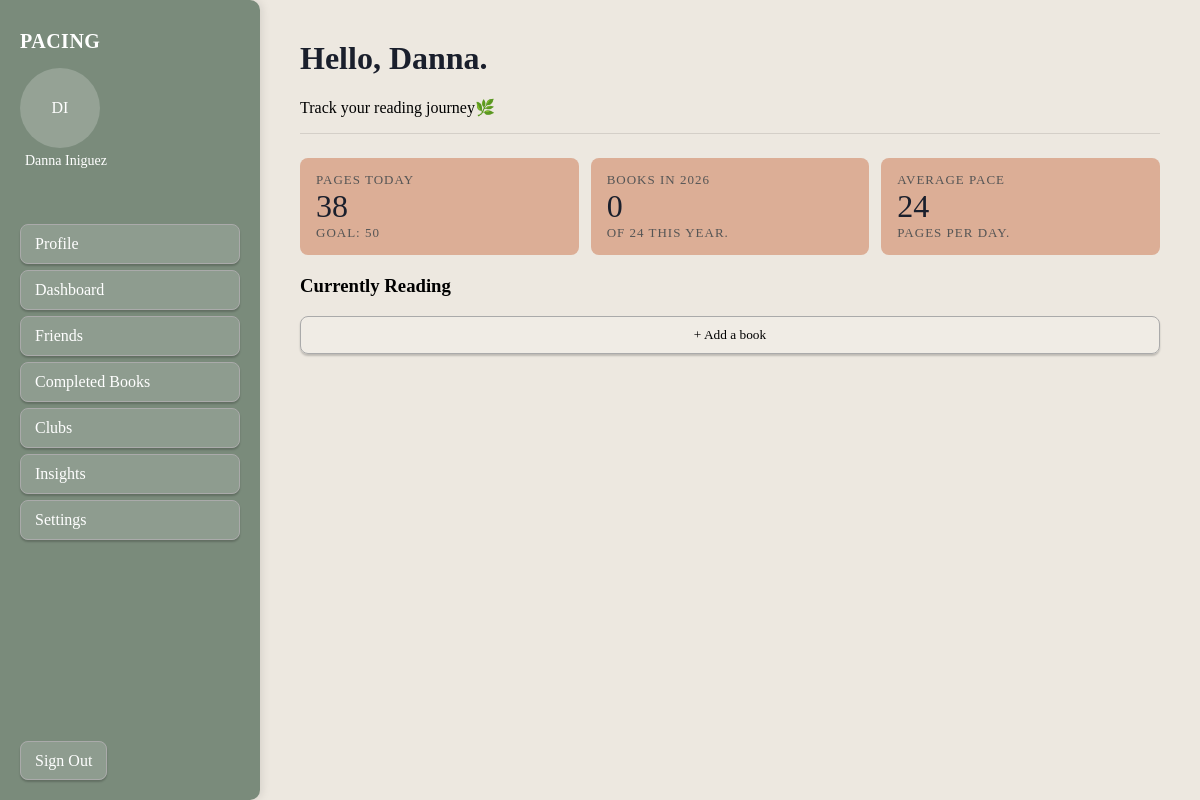
Page /dashboard (signed in) on the earlier database version.
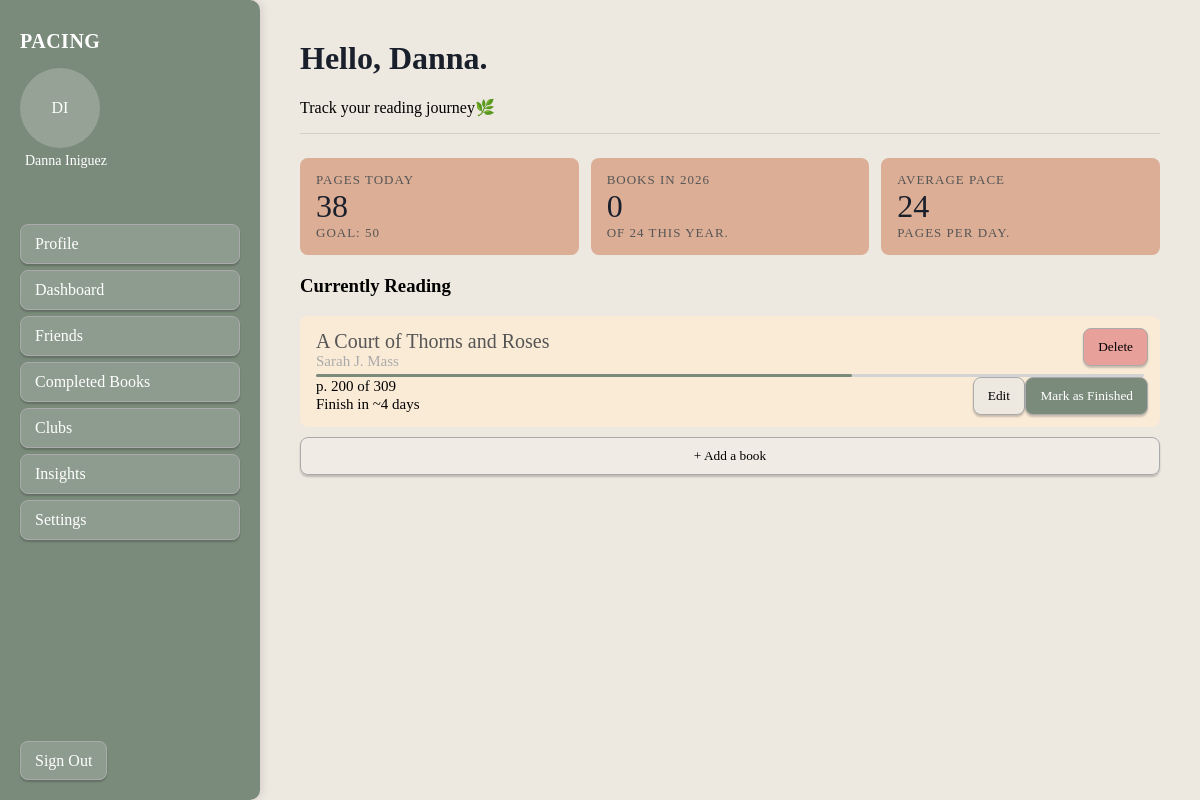
Same page on the later database version.
### app.py (models this page shows)
class Book(db.Model):
           id = db.Column(db.Integer, primary_key = True)
           title = db.Column(db.String(200), nullable = False)
           author = db.Column(db.String(200), nullable = False)
           current_page = db.Column(db.Integer, nullable = False)
           total_pages = db.Column(db.Integer, nullable = False)
           finished = db.Column(db.Boolean, default = False)
           date_completed = db.Column(db.DateTime, nullable = True)
           user_id = db.Column(db.Integer, db.ForeignKey('user.id'), nullable=True)
           def days_left(self,daily_pace=30):
                pages_left = self.total_pages - self.current_page
                return round(pages_left/daily_pace)

### app.py (the view)
@app.route('/')
@app.route('/dashboard')
@login_required
def index():
    books = Book.query.filter_by(finished = False, user_id= current_user.id).all()
    books_this_year = Book.query.filter(
         Book.date_completed >= datetime(2026,1,1)
    ).count()
    return render_template('dashboard.html', books=books, books_this_year = books_this_year)

### app.py (called while the page is built)
@login_manager.user_loader
def load_user(user_id):
     return User.query.get(int(user_id))

### templates/dashboard.html (shortened to what this page needs)
<!DOCTYPE html>
<html lang="en">
<head>
    <link rel="stylesheet" href="{{ url_for('static', filename='style.css') }}">
</head>
<body>
<aside class="sidebar">
    <h2>Pacing</h2>
    <div class = 'profile-section'>
        <div class = 'profile-avatar'> DI </div>
        <p>Danna Iniguez</p>
    </div>
    <nav class="sidebar-menu">
        <button class = "sidebar-btn"> Profile </button>
        <a href="{{ url_for('index') }}" class="sidebar-btn" style="text-decoration: none;"> Dashboard </a>
        <button class = "sidebar-btn"> Friends </button>
        <a href="{{url_for('completed_books')}}"class ='sidebar-btn' style = 'text-decoration:none;'> Completed Books</a>
        <button class = "sidebar-btn"> Clubs </button>
        <button class = "sidebar-btn"> Insights </button>
        <button class= 'sidebar-btn'> Settings </button>
    </nav>
    <div class= 'sidebar-footer'>
        <a href="{{url_for('logout')}}"class ='sidebar-btn' style = 'text-decoration:none;'> Sign Out</a>
    </div>
</aside>
    <main class = 'main-content'>
        <h1>Hello, Danna.</h1>
        <p>Track your reading journey🌿</p>
        <hr>
        <div class = "stats-row">
            <div class= "stat-card">
                <p class = 'stat-label'>Pages today</p>
                <p class = 'stat-number'>38</p>
                <p class = 'stat-label'>GOAL: 50</p>
            </div>
            <div class="stat-card" >
                <p class = 'stat-label'> Books in 2026</p>
                <p class = 'stat-number'> {{books_this_year}} </p>
                <p class = 'stat-label'> of 24 this year.</p>
            </div>
            <div class = "stat-card">
                <p class = 'stat-label'> Average pace</p>
                <p class = 'stat-number'>24</p>
                <p class = 'stat-label'> pages per day.</p>
            </div>
        </div>
        <h3 style = 'margin-top: 20px;'>Currently Reading</h3>
    {% for book in books %}
    <div class="book-card">
        <p class="book-title">{{ book.title }}</p>
        <p class="book-author">{{ book.author }}</p>
        <div class="progress-track">
            <div class="progress-fill" style="width: {{ book.current_page / book.total_pages * 100 }}%"></div>
        </div>
        <p class="book-progress">p. {{ book.current_page }} of {{ book.total_pages }}</p>
        <p class="book-progress">Finish in ~{{ book.days_left() }} days</p>
         <form action = '/delete/{{book.id}}' method = 'POST'>
                <button type = 'submit' class="delete-btn" >Delete</button>
        </form>
            <a href = '/edit/{{book.id}}'><button type = 'button'class = 'edit-btn'>Edit</button></a>
        <form action = '/finish/{{book.id}}' method = 'POST'>
            <button type = 'submit'class= 'finished-btn'> Mark as Finished </button>
        </form>
        </div>
    {% endfor %}
        <a href="/add_book_form"><button class = 'add-book-btn'> + Add a book</button></a>
    </main>
</body>
</html>

### static/style.css (style rules this page uses)
body { margin: 0; font-family: "EB Garamond", Garamond, "Palatino Linotype", "Book Antiqua", serif; background-color: #EDE8E0; box-sizing: border-box; }
.sidebar { position: fixed; top: 0; left: 0; width: 260px; height: 100vh; box-sizing: border-box; background-color: #7A8B7B; color: #ffffff; padding: 30px 20px; box-shadow: 2px 0 10px rgba(0,0,0,0.1); border-radius: 0 10px 10px 0; display: flex; flex-direction: column; z-index: 10; }
.sidebar h2 { font-size: 20px; margin-top: 0; margin-bottom: 15px; letter-spacing: 0.5px; text-transform: uppercase; }
.sidebar-menu { margin-top: 50px; display:flex; flex-direction: column; gap: 6px }
.sidebar p { color: #ffffff; font-size: 14px; margin: 5px; }
.sidebar-btn { background: rgba(255,255,255,0.15); border: 1px solid #AAA; box-shadow: 0 2px 2px rgba(0,0,0,0.2); color: #ffffff; padding: 10px 14px; border-radius: 8px; cursor: pointer; font-family: 'EB Garamond', Garamond, serif; font-size: 16px; text-align: left; box-sizing: border-box; }
.sidebar-footer { margin-top: auto; }
.main-content { margin-left: 260px; padding: 40px; min-height: 100vh; box-sizing: border-box }
.main-content h1 { color: #1a1f2c; margin-top:0 }
.main-content hr { border:none; border-top: 1px solid #d4cfc8; margin: 0 0 24px 0; }
.stats-row { display: grid; grid-template-columns: repeat(3, 1fr); gap: 12px; margin-top: 24px; }
.stat-card { background-color: #DCAE96; border-radius: 8px; padding: 14px 16px; font-size: 15px; }
.stat-label { font-size: 13px; color: #555; margin: 0; text-transform: uppercase; letter-spacing: 1px; }
.stat-number { font-size: 32px; color: #1a1f2c; margin: 0; }
.book-card { position: relative; border-radius:8px; background-color: antiquewhite; padding: 14px 16px; font-size: 15px; margin-bottom: 10px; }
.progress-track { height: 3px; background-color:#D3D3D3; border-radius: 10px }
.progress-fill { height: 3px; background-color:#7A8B7B; border-radius: 10px; width:60% }
.book-title { font-size:20px; color:#555; margin: 0; }
.book-author { font-size:15px; color:#AAA; margin: 0; margin-bottom: 4px; }
.book-progress { margin:0; margin-top: 1px; }
.add-book-btn { background: rgba(255,255,255,0.15); box-sizing: border-box; border: 1px solid #AAA; box-shadow: 0 2px 2px rgba(0,0,0,0.2); padding: 10px 14px; border-radius: 8px; cursor: pointer; font-family: 'EB Garamond', Garamond, serif; width: 100% }
.delete-btn { position: absolute; top: 12px; right: 12px; background: #E8A09A; box-sizing: border-box; border: 1px solid #AAA; box-shadow: 0 2px 2px rgba(0,0,0,0.2); padding: 10px 14px; border-radius: 8px; cursor: pointer; font-family: 'EB Garamond', Garamond, serif; }
.edit-btn { position: absolute; bottom: 12px; right: 135px; background:#EDE8E0; box-sizing: border-box; border: 1px solid #AAA; box-shadow: 0 2px 2px rgba(0,0,0,0.2); padding: 10px 14px; border-radius: 8px; cursor: pointer; font-family: 'EB Garamond', Garamond, serif; }
.finished-btn { position: absolute; bottom: 12px; right: 12px; background: #7A8B7B; box-sizing: border-box; border: 1px solid #AAA; box-shadow: 0 2px 2px rgba(0,0,0,0.2); padding: 10px 14px; border-radius: 8px; cursor: pointer; font-family: 'EB Garamond', Garamond, serif; color: #ffffff; }
.profile-section { background-color: transparent; color: #ffffff; }
.profile-avatar { width: 80px; height: 80px; border-radius:50%; background-color: rgba(255,255,255,0.2); display: flex; align-items: center; justify-content: center; }
.sidebar-menu a.sidebar-btn { font-size: 16px; text-decoration: none !important; width: 100%; }

Differences in the rows shown:
added Book: title "A Court of Thorns and Roses", author "Sarah J. Mass", current_page "200", total_pages "309", days_left "4"
